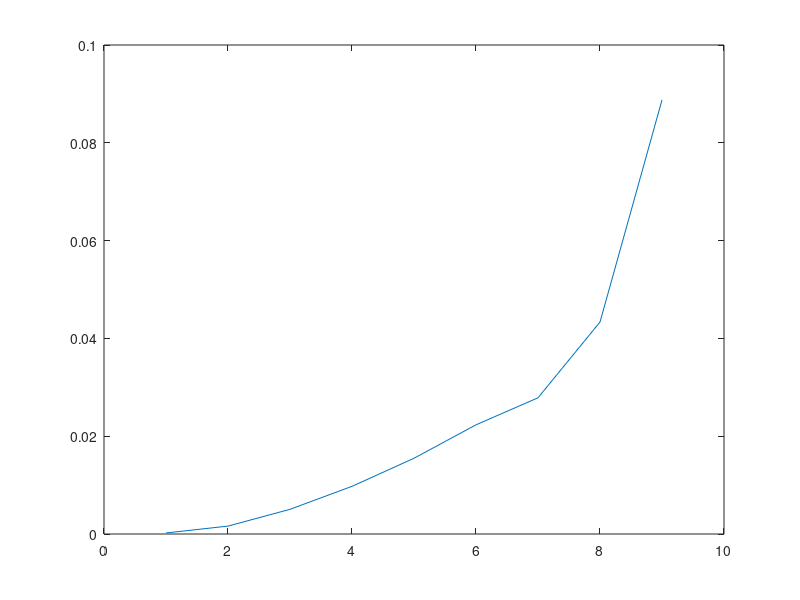

Write MATLAB code to recreate this figure.
PointData=[-4.2490 -0.8599;
    -4.230607 -0.8277521;
    -4.1745229 -0.79347879;
    -4.0552773 -0.7479157;
    -3.8535058 -0.69086123;
    -3.6240239 -0.63797694;
    -3.328908 -0.57846528;
    -3.0118942 -0.52067065;
    -2.663825 -0.46204835;
    -2.115184 -0.37608668];
PointData(:,1)=PointData(:,1)-(-4.2490);
PointData(:,2)=PointData(:,2)-(-0.8599);

PointX=PointData(2:10,1);
PointY=PointData(2:10,2);

PointA=[-2.10921 -0.699441]'-[-4.2490 -0.8599]';
k_zita=PointA(2)/PointA(1);

zita=PointData(2:10,1);

C=zeros(9,9);
for i=1:9
   for j=1:9
      C(i,j)= PointY(i)/((PointX(i)-zita(j))^2+(PointY(i)-k_zita*zita(j))^2);
   end
end

m=C^-1*PointY;
plot(m)